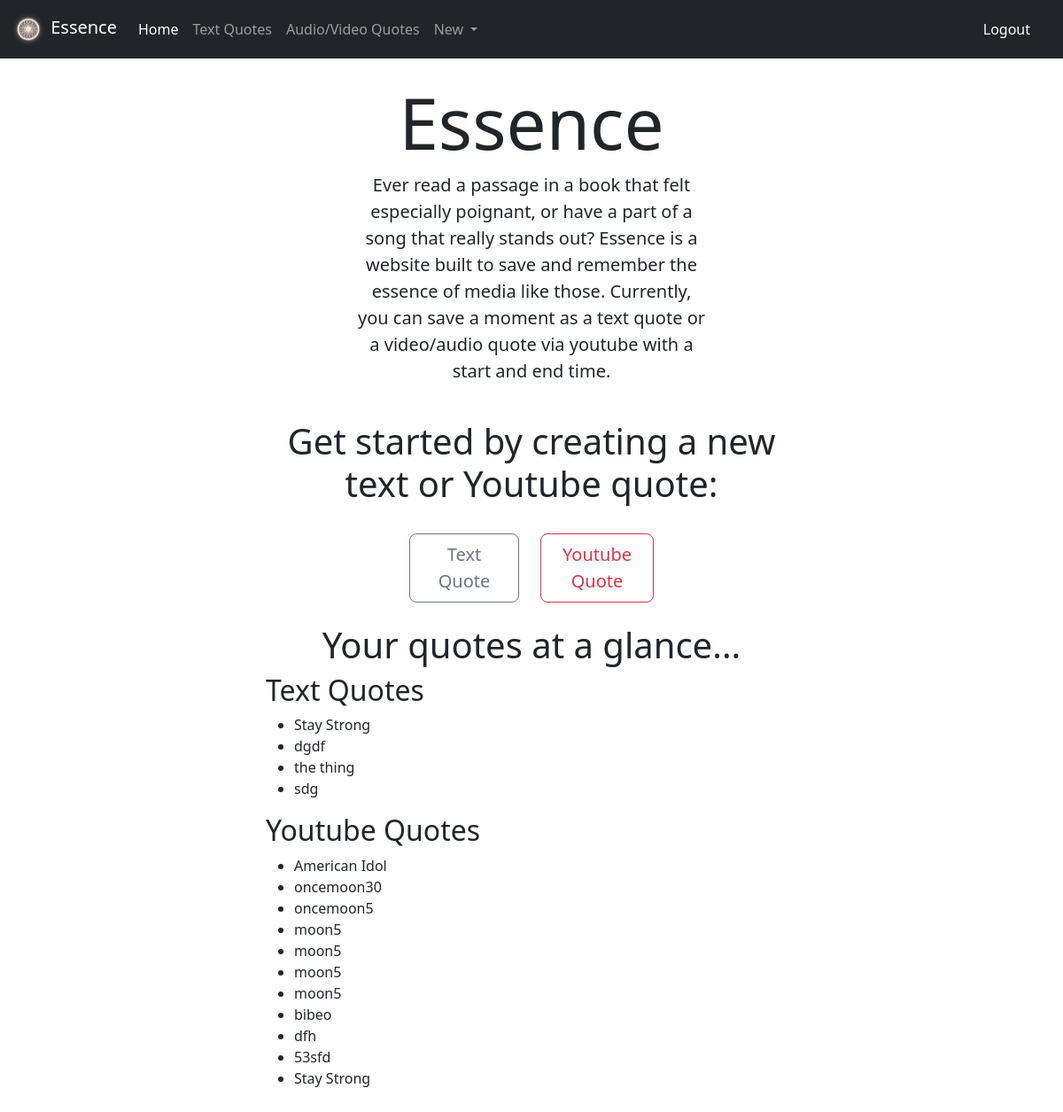
/essence/ (signed in), run on the app's committed database.
### essence/models.py (models this page shows, shortened)
class TextQuote(models.Model):
    user = models.ForeignKey(User, on_delete=models.DO_NOTHING, default=1)
    metadata = models.OneToOneField(Quote, on_delete=models.CASCADE, primary_key=True)
    quote_text = models.TextField()
    author = models.CharField(max_length=200)
    text_title = models.CharField(max_length=200)

class Quote(models.Model):
    title = models.CharField(max_length=200)
    description = models.TextField(blank=True)
    entry_timestamp = models.DateTimeField(default=timezone.now)

class YoutubeQuote(models.Model):
    user = models.ForeignKey(User, on_delete=models.DO_NOTHING, default=1)
    metadata = models.OneToOneField(Quote, on_delete=models.CASCADE)
    youtube_id = models.ForeignKey(YoutubeVideo, on_delete=models.DO_NOTHING)
    start_seconds = models.IntegerField(validators=[validators.MinValueValidator(0)])
    end_seconds = models.IntegerField()
    class Meta:
        constraints = [
            CheckConstraint(
                check = Q(end_seconds__gt=F('start_seconds')),
                name = 'check_end_seconds',
            ),
        ]

### essence/views.py (the view)
# urls.py: path("", views.IndexView.as_view(), name="index"),
class IndexView(generic.TemplateView):
    template_name = "essence/index.html"
    def get_context_data(self, **kwargs):
        context = super().get_context_data(**kwargs)
        if not self.request.user.is_anonymous:
            context["youtube_quotes"] = YoutubeQuote.objects.filter(user=self.request.user)
            context["text_quotes"] = TextQuote.objects.filter(user=self.request.user)
        return context

### essence/templates/essence/index.html (shortened to what this page needs)
{%extends './base.html' %}
{%block content%}
<div class="col-6 mx-auto">
    {%if user.is_authenticated %}
    <div class="text-center">
        <h1 class="display-1 font-weight-bold">Essence</h1>
        <p class="lead col-8 mx-auto">
            Ever read a passage in a book that felt especially poignant, or have a part of a song that really stands out?
            Essence is a website built to save and remember the essence of media like those.
            Currently, you can save a moment as a text quote or a video/audio quote via youtube with a start and end time.
        </p>
        <br>
        <h1 class="display-6 font-weight-bold">
            Get started by creating a new text or Youtube quote:
        </h1>
    </div>
    <br>
    <div class="row col-6 mx-auto">
        <a class="col" href="{% url 'essence:text_create' %}">
            <button type="button" class="btn btn-outline-secondary btn-lg px-4 gap-3">Text Quote</button>
        </a>
        <a class="col" href="{% url 'essence:youtube_create' %}">
            <button type="button" class="btn btn-outline-danger btn-lg px-4 gap-3">Youtube Quote</button>
        </a>
    </div>
    <br>
    <h1 class="text-center">Your quotes at a glance...</h1>
    <h2>Text Quotes</h2>
    <ul>
        {% for quote in text_quotes %}
        <li>{{ quote.metadata.title }}</li>
        {% empty %}
        <li>No text quotes yet.</li>
        {% endfor %}
    </ul>
    <h2>Youtube Quotes</h2>
    <ul>
        {% for quote in youtube_quotes %}
        <li>{{ quote.metadata.title }}</li>
        {% empty %}
        <li>No youtube quotes yet.</li>
        {% endfor %}
    </ul>
    {%endif%}
</div>
{%endblock%}

### data on the page
TextQuote: metadata "Stay Strong"
TextQuote: metadata "dgdf"
TextQuote: metadata "the thing"
TextQuote: metadata "sdg"
YoutubeQuote: metadata "American Idol"
YoutubeQuote: metadata "oncemoon30"
YoutubeQuote: metadata "oncemoon5"
YoutubeQuote: metadata "moon5"
YoutubeQuote: metadata "moon5"
YoutubeQuote: metadata "moon5"
YoutubeQuote: metadata "moon5"
YoutubeQuote: metadata "bibeo"
YoutubeQuote: metadata "dfh"
YoutubeQuote: metadata "53sfd"
YoutubeQuote: metadata "Stay Strong"
